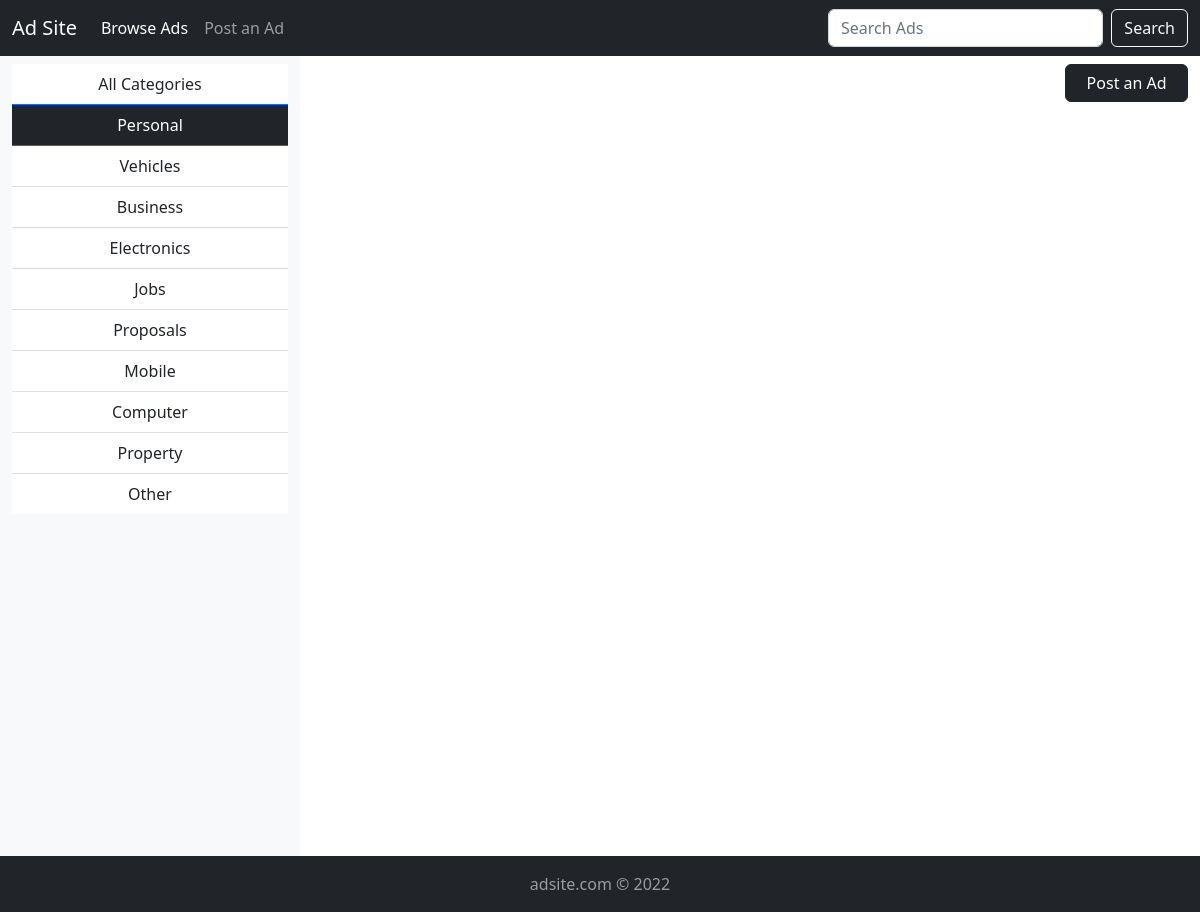
The page /index.php?action=home&cat=1 on the database its author committed.
### tables this page shows
CREATE TABLE `category_table` (
  `category_id` tinyint(3) UNSIGNED NOT NULL,
  `category_name` varchar(50) NOT NULL
);

### model/category_db.php (called while the page is built, shortened)
<?php
    function get_all_category_records() {
        global $db;
        $get_all_category_records_query = 'select * from category_table order by category_id asc';
        try {
            $get_all_category_records_statement = $db->prepare($get_all_category_records_query);
            $get_all_category_records_statement->execute();
            $get_all_category_records_result = $get_all_category_records_statement->fetchAll();
            return $get_all_category_records_result;
        }
        catch(Exception $e) {
        }
    }
?>

### view/view_body/home_view.php (the view, shortened to what this page needs)
<?php
    $cat_table = get_all_category_records();
?>
<div class="container-fluid main-body">
      <div class="row justify-content-center ribbon-height">
          <div class="col col-lg-3 col-bg-color col-12">
            <div class="offcanvas-lg offcanvas-start" tabindex="-1" id="offcanvasResponsive" aria-labelledby="offcanvasResponsiveLabel">
              <div class="offcanvas-body mt-lg-2">
                <div class="list-group list-group-flush text-center list-width">
                <?php if($cat_id == -1):?>
                  <a href="./index.php?action=home&cat=-1" class="list-group-item list-group-item-action active bg-dark" aria-current="true">
                    All Categories
                  </a>
                <?php else:?>
                    <a href="./index.php?action=home&cat=-1" class="list-group-item list-group-item-action">
                    All Categories
                  </a>
                <?php endif?>
                <?php foreach($cat_table as $cat_record):?>
                    <?php if($cat_id == $cat_record['category_id']):?>
                        <a href="./index.php?action=home&cat=<?php echo $cat_record['category_id']?>" class="list-group-item list-group-item-action active bg-dark" aria-current="true"><?php echo $cat_record['category_name']?></a>
                    <?php else:?>
                        <a href="./index.php?action=home&cat=<?php echo $cat_record['category_id']?>" class="list-group-item list-group-item-action"><?php echo $cat_record['category_name']?></a>
                    <?php endif?>
                <?php endforeach?>
                </div>
            </div>
            </div>
          </div>
          <div class="col col-lg-9 col-12">
            <div class="row">
              <div class="col">
              </div>
              <div class="col text-end align-self-center">
                <a href="./index.php?action=adtype" class="btn btn-dark mt-2" >&nbsp;&nbsp;Post&nbsp;an&nbsp;Ad&nbsp;&nbsp;</a>
              </div>
            </div>
            <div class="row">
            </div>
          </div>
      </div>
    </div>

### view/css/overall_styles.css (style rules this page uses)
.main-body { min-height: 100vh; }

### view/view_body/css/home_view.css (style rules this page uses)
.ribbon-height { min-height: 100vh; }
.col-bg-color { background-color: #f8f9fa; }
.list-width { width: 100%; }

### rows shown on the page
category_table: category_name "Personal"
category_table: category_name "Vehicles"
category_table: category_name "Business"
category_table: category_name "Electronics"
category_table: category_name "Jobs"
category_table: category_name "Proposals"
category_table: category_name "Mobile"
category_table: category_name "Computer"
category_table: category_name "Property"
category_table: category_name "Other"
